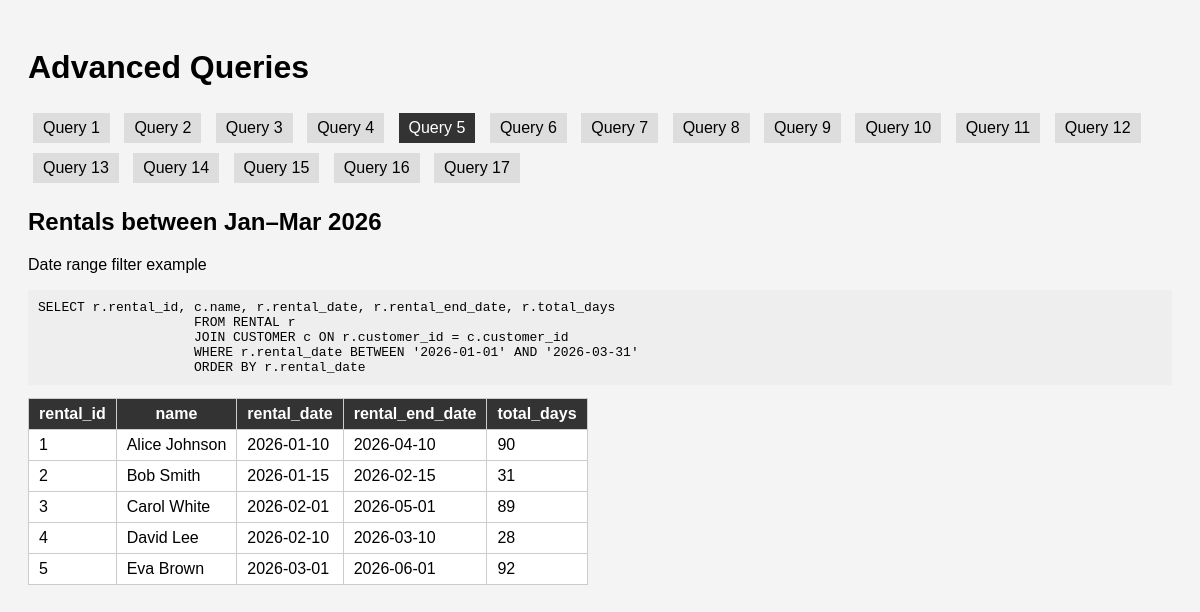
/queries.php?q=5 (signed in), run on the app's committed database.
### tables this page shows
CREATE TABLE RENTAL (
    rental_id       INT AUTO_INCREMENT,
    customer_id     INT  NOT NULL,
    receipt_id      INT,
    rental_date     DATE NOT NULL,
    rental_end_date DATE NOT NULL,
    total_days      INT GENERATED ALWAYS AS (DATEDIFF(rental_end_date, rental_date)) STORED,
    CONSTRAINT pk_rental          PRIMARY KEY (rental_id),
    CONSTRAINT fk_rental_customer FOREIGN KEY (customer_id)
        REFERENCES CUSTOMER(customer_id)
        ON UPDATE CASCADE ON DELETE CASCADE,
    CONSTRAINT fk_rental_receipt  FOREIGN KEY (receipt_id)
        REFERENCES RECEIPT(receipt_id)
        ON UPDATE CASCADE ON DELETE SET NULL,
    CONSTRAINT chk_rental_dates   CHECK (rental_end_date >= rental_date)
);

CREATE TABLE CUSTOMER (
    customer_id  INT AUTO_INCREMENT,
    name         VARCHAR(100) NOT NULL,
    phone_number VARCHAR(20)  NOT NULL,
    email        VARCHAR(100),
    street       VARCHAR(120),
    city         VARCHAR(60),
    postal_code  VARCHAR(12),
    province     VARCHAR(60),
    CONSTRAINT pk_customer PRIMARY KEY (customer_id)
);

### queries.php (the view, shortened to what this page needs)
<?php
$conn = getConnection();
$selected = isset($_GET['q']) ? (int)$_GET['q'] : 1;
$current = $queries[$selected];
$data = [];
$cols = [];
$error = '';
$message = '';
$result = $conn->query($current['sql']);
if ($result === false) {
    $error = $conn->error;
} elseif ($result === true) {
    $message = "Query executed (no results returned).";
} else {
    while ($row = $result->fetch_assoc()) {
        if (empty($cols)) {
            $cols = array_keys($row);
        }
        $data[] = $row;
    }
}
?>
<!DOCTYPE html>
<html>
<head>
</head>
<body>
<h1>Advanced Queries</h1>
<div class="query-list">
<?php foreach ($queries as $i => $q): ?>
    <a href="?q=<?= $i ?>" class="<?= $selected === $i ? 'active' : '' ?>">
        Query <?= $i ?>
    </a>
<?php endforeach; ?>
</div>
<h2><?= htmlspecialchars($current['title']) ?></h2>
<p><?= htmlspecialchars($current['desc']) ?></p>
<pre><?= htmlspecialchars($current['sql']) ?></pre>
<?php if ($error): ?>
    <div class="error">Error: <?= htmlspecialchars($error) ?></div>
<?php elseif ($message): ?>
    <div class="msg"><?= htmlspecialchars($message) ?></div>
<?php elseif (empty($data)): ?>
    <div class="msg">No results found.</div>
<?php else: ?>
<table>
<tr>
<?php foreach ($cols as $c): ?>
    <th><?= htmlspecialchars($c) ?></th>
<?php endforeach; ?>
</tr>
<?php foreach ($data as $row): ?>
<tr>
<?php foreach ($row as $val): ?>
    <td><?= htmlspecialchars($val ?? 'NULL') ?></td>
<?php endforeach; ?>
</tr>
<?php endforeach; ?>
</table>
<?php endif; ?>
</body>
</html>

### queries.php (style rules this page uses)
body { font-family: Arial; background: #f4f4f4; padding: 20px; }
.query-list a { display: inline-block; margin: 5px; padding: 6px 10px; background: #ddd; text-decoration: none; color: #000; }
.query-list a.active { background: #333; color: #fff; }
pre { background: #eee; padding: 10px; }
table { border-collapse: collapse; margin-top: 10px; background: #fff; }
th, td { border: 1px solid #ccc; padding: 6px 10px; }
th { background: #333; color: #fff; }

### data on the page
rental: rental_id "1", customer.name "Alice Johnson", rental_date "2026-01-10", rental_end_date "2026-04-10", total_days "90"
rental: rental_id "2", customer.name "Bob Smith", rental_date "2026-01-15", rental_end_date "2026-02-15", total_days "31"
rental: rental_id "3", customer.name "Carol White", rental_date "2026-02-01", rental_end_date "2026-05-01", total_days "89"
rental: rental_id "4", customer.name "David Lee", rental_date "2026-02-10", rental_end_date "2026-03-10", total_days "28"
rental: rental_id "5", customer.name "Eva Brown", rental_date "2026-03-01", rental_end_date "2026-06-01", total_days "92"

### other printed values
$i "1"
$i "2"
$i "3"
$i "4"
$i "5"
$i "6"
$i "7"
$i "8"
$i "9"
$i "10"
$i "11"
$i "12"
$i "13"
$i "14"
$i "15"
